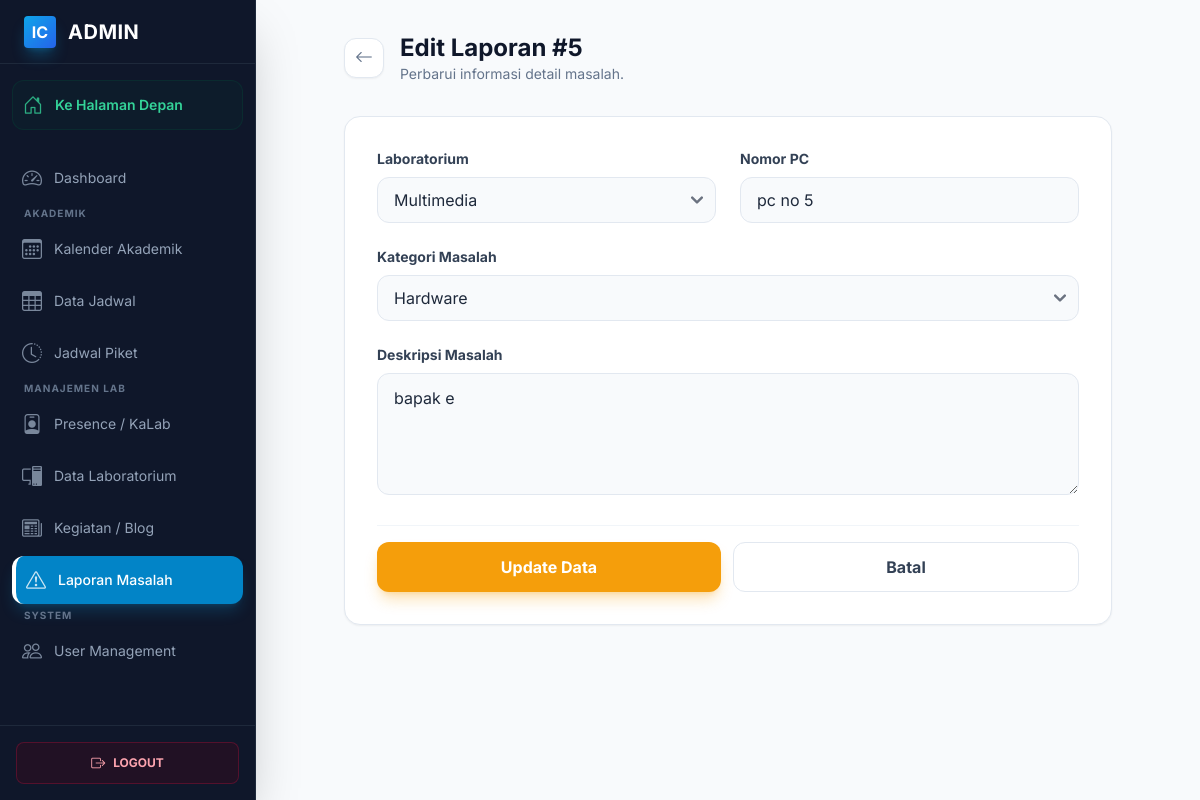
The app's page /public/admin/problems/5/edit (signed in) with its own data.
### tables this page shows
CREATE TABLE `lab_problems` (
  `id` int(11) NOT NULL,
  `laboratory_id` int(11) NOT NULL,
  `pc_number` varchar(50) DEFAULT NULL,
  `problem_type` enum('hardware','software','network','other') NOT NULL,
  `description` text NOT NULL,
  `reporter_name` varchar(100) DEFAULT NULL,
  `status` enum('reported','in_progress','resolved') DEFAULT 'reported',
  `reported_by` int(11) NOT NULL,
  `assigned_to` int(11) DEFAULT NULL,
  `reported_at` timestamp NOT NULL DEFAULT current_timestamp(),
  `started_at` datetime DEFAULT NULL,
  `completed_at` datetime DEFAULT NULL
);

CREATE TABLE `laboratories` (
  `id` int(11) NOT NULL,
  `lab_name` varchar(100) NOT NULL,
  `image` varchar(255) DEFAULT NULL,
  `description` text DEFAULT NULL,
  `pc_count` int(11) DEFAULT 0,
  `tv_count` int(11) DEFAULT 0,
  `status` enum('active','inactive','maintenance') DEFAULT 'active',
  `location` varchar(100) DEFAULT NULL,
  `building` varchar(100) DEFAULT NULL,
  `floor` varchar(50) DEFAULT NULL,
  `room_number` varchar(50) DEFAULT NULL,
  `capacity` int(11) DEFAULT 0
);

### app/controllers/AdminController.php (called while the page is built, shortened)
<?php
class AdminController extends Controller
{
    public function editProblemForm($id)
    {
        $problemModel = $this->model('LabProblemModel');
        $laboratoryModel = $this->model('LaboratoryModel');
        $problem = $problemModel->find($id);
        $data = [
            'problem' => $problem,
            'laboratories' => $laboratoryModel->getAllLaboratories()
        ];
        $this->view('admin/problems/edit', $data);
    }
}

### app/core/Router.php (called while the page is built, shortened)
<?php
class Router {
    private $routes = [];
    private $params = [];
    private function addRoute($method, $uri, $controller) {
        $this->routes[] = [
            'method' => $method,
            'uri' => $uri,
            'controller' => $controller
        ];
    }
    public function dispatch() {
        $requestMethod = $_SERVER['REQUEST_METHOD'];
        $requestUri = $this->getRequestUri();
        foreach ($this->routes as $route) {
            if ($route['method'] !== $requestMethod) {
                continue;
            }
            if ($this->matchRoute($route['uri'], $requestUri)) {
                return $this->callController($route['controller']);
            }
        }
    }
    private function getRequestUri() {
        $uri = $_GET['url'] ?? '/';
        $uri = '/' . trim($uri, '/');
        return $uri;
    }
    private function matchRoute($pattern, $uri) {
        $pattern = preg_replace('/\/:([^\/]+)/', '/(?P<$1>[^/]+)', $pattern);
        $pattern = '#^' . $pattern . '$#';
        if (preg_match($pattern, $uri, $matches)) {
            $this->params = array_filter($matches, 'is_string', ARRAY_FILTER_USE_KEY);
            return true;
        }
        return false;
    }
    private function callController($controllerString) {
        list($controllerName, $method) = explode('@', $controllerString);
        $controller = new $controllerName();
        call_user_func_array([$controller, $method], $this->params);
    }
}

### public/index.php (called while the page is built, shortened)
<?php
require_once APP_PATH . '/core/Router.php';
require_once APP_PATH . '/core/Controller.php';
require_once APP_PATH . '/core/Model.php';
require_once APP_PATH . '/config/database.php';
require_once APP_PATH . '/helpers/functions.php';
$router = new Router();
$router->dispatch();

### app/config/database.php (called while the page is built, shortened)
<?php
function getDBConnection()
{
    static $pdo = null;
    if ($pdo === null) {
        try {
            $dsn = "mysql:host=" . DB_HOST . ";port=" . DB_PORT . ";dbname=" . DB_NAME . ";charset=" . DB_CHARSET;
            $options = [
                PDO::ATTR_ERRMODE            => PDO::ERRMODE_EXCEPTION,
                PDO::ATTR_DEFAULT_FETCH_MODE => PDO::FETCH_ASSOC,
                PDO::ATTR_EMULATE_PREPARES   => false,
            ];
            $pdo = new PDO($dsn, DB_USER, DB_PASS, $options);
        } catch (PDOException $e) {
            die("Database connection failed: " . $e->getMessage());
        }
    }
    return $pdo;
}

### app/core/Model.php (called while the page is built, shortened)
<?php
class Model {
    protected $db;
    protected $table;
    public function __construct() {
        $this->db = getDBConnection();
    }
    public function find($id) {
        $stmt = $this->db->prepare("SELECT * FROM {$this->table} WHERE id = ?");
        $stmt->execute([$id]);
        return $stmt->fetch();
    }
    public function query($sql, $params = []) {
        $stmt = $this->db->prepare($sql);
        $stmt->execute($params);
        return $stmt->fetchAll();
    }
}

### app/helpers/functions.php (called while the page is built, shortened)
<?php
function e($string) {
    return htmlspecialchars($string, ENT_QUOTES, 'UTF-8');
}
function url($path = '') {
    return BASE_URL . '/' . ltrim($path, '/');
}

### app/models/LaboratoryModel.php (called while the page is built, shortened)
<?php
class LaboratoryModel extends Model
{
    public function getAllLaboratories()
    {
        $labs = $this->query("SELECT * FROM laboratories");
        return $labs;
    }
}

### app/views/admin/problems/edit.php (the view, shortened to what this page needs)
<?php include APP_PATH . '/views/layouts/header.php'; ?>
<div class="antialiased bg-slate-50 min-h-screen">
    <?php include APP_PATH . '/views/layouts/sidebar.php'; ?>
    <main class="p-4 sm:ml-64 pt-8 transition-all duration-300">
        <div class="max-w-3xl mx-auto">
            <div class="flex items-center gap-4 mb-8">
                <a href="<?= url('/admin/problems/' . $problem['id']) ?>"
                    class="w-10 h-10 flex items-center justify-center rounded-xl bg-white border border-slate-200 text-slate-500 hover:text-primary-600 shadow-sm transition-all">
                    <i class="bi bi-arrow-left text-lg"></i>
                </a>
                <div>
                    <h1 class="text-2xl font-bold text-slate-900">Edit Laporan #<?= $problem['id'] ?></h1>
                    <p class="text-slate-500 text-sm">Perbarui informasi detail masalah.</p>
                </div>
            </div>
            <div class="bg-white rounded-2xl shadow-sm border border-slate-200 p-8">
                <form action="<?= url('/admin/problems/' . $problem['id'] . '/edit') ?>" method="POST">
                    <div class="space-y-6">
                        <div class="grid grid-cols-1 md:grid-cols-2 gap-6">
                            <div>
                                <label class="block mb-2 text-sm font-bold text-slate-700">Laboratorium</label>
                                <select name="laboratory_id"
                                    class="w-full px-4 py-2.5 bg-slate-50 border border-slate-200 rounded-xl focus:ring-2 focus:ring-primary-100"
                                    required>
                                    <?php foreach ($laboratories as $lab): ?>
                                    <option value="<?= $lab['id'] ?>"
                                        <?= $problem['laboratory_id'] == $lab['id'] ? 'selected' : '' ?>>
                                        <?= e($lab['lab_name']) ?>
                                    </option>
                                    <?php endforeach; ?>
                                </select>
                            </div>
                            <div>
                                <label class="block mb-2 text-sm font-bold text-slate-700">Nomor PC</label>
                                <input type="text" name="pc_number" value="<?= e($problem['pc_number']) ?>"
                                    class="w-full px-4 py-2.5 bg-slate-50 border border-slate-200 rounded-xl focus:ring-2 focus:ring-primary-100"
                                    required>
                            </div>
                        </div>
                        <div>
                            <label class="block mb-2 text-sm font-bold text-slate-700">Kategori Masalah</label>
                            <select name="problem_type"
                                class="w-full px-4 py-2.5 bg-slate-50 border border-slate-200 rounded-xl focus:ring-2 focus:ring-primary-100">
                                <option value="hardware"
                                    <?= $problem['problem_type'] == 'hardware' ? 'selected' : '' ?>>Hardware</option>
                            </select>
                        </div>
                        <div>
                            <label class="block mb-2 text-sm font-bold text-slate-700">Deskripsi Masalah</label>
                            <textarea name="description" rows="4"
                                class="w-full px-4 py-3 bg-slate-50 border border-slate-200 rounded-xl focus:ring-2 focus:ring-primary-100"
                                required><?= e($problem['description']) ?></textarea>
                        </div>
                        <div class="pt-4 border-t border-slate-100 flex gap-3">
                            <button type="submit"
                                class="flex-1 bg-amber-500 hover:bg-amber-600 text-white font-bold py-3 rounded-xl transition-all shadow-lg shadow-amber-500/30">
                                Update Data
                            </button>
                            <a href="<?= url('/admin/problems/' . $problem['id']) ?>"
                                class="flex-1 bg-white border border-slate-200 text-slate-700 font-bold py-3 rounded-xl hover:bg-slate-50 text-center transition-all">
                                Batal
                            </a>
                        </div>
                    </div>
                </form>
            </div>
        </div>
    </main>
</div>
<?php include APP_PATH . '/views/admin/layouts/footer.php'; ?>

### public/assets/css/style.css (style rules this page uses)
:root { --primary-color: #2563eb; --secondary-color: #475569; --success-color: #10b981; --danger-color: #ef4444; --warning-color: #f59e0b; --light-bg: #f8fafc; --dark-text: #1e293b; --border-color: #e2e8f0; }
* { margin: 0; padding: 0; box-sizing: border-box; }
body { font-family: 'Segoe UI', Tahoma, Geneva, Verdana, sans-serif; background-color: var(--light-bg); color: var(--dark-text); line-height: 1.6; }
.text-center { text-align: center; }

### app/views/layouts/header.php (style rules this page uses)
body { font-family: 'Inter', sans-serif; }

### records on screen
lab_problems: id "5", laboratory_id "Multimedia", pc_number "pc no 5", problem_type "Hardware", description "bapak e"
